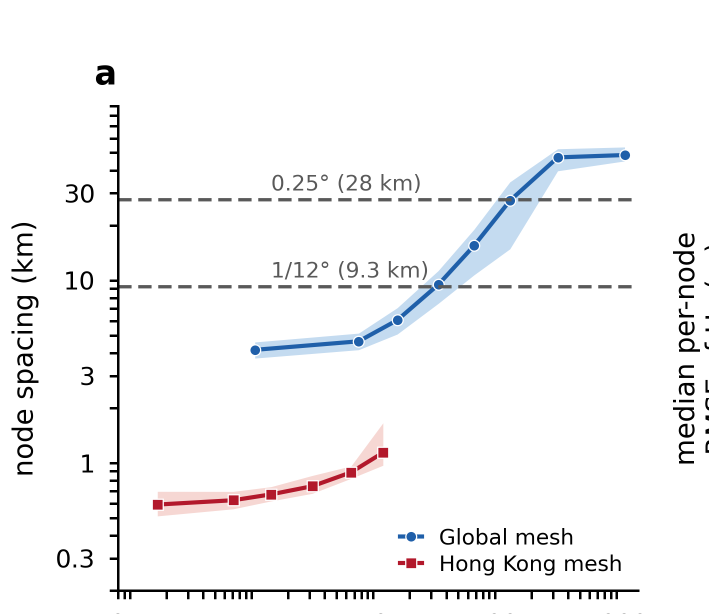
#> input picture reference/ed2a.png, 1417 x 1228 px (shown at 1/2 size); its folder holds only this picture in this run
$ python verify.py
#> lines starting #> are read from the running program, lines starting #| are printed output that depends on the picture
#> in compare, ref is the input picture: PIL image 1417x1228 RGB; mean R, G, B 245.9, 246, 246.8
#> in compare, `diff = np.abs(a - b)`: diff: shape (1228, 1417, 3) float32; every value is 0
#!/usr/bin/env python
"""Compare reproduced panels against the reference panels shipped in
``reference/`` and write a JSON/Markdown report.

The reference panels are crops of the paper figures, produced with the same
millimetre boxes as the reproduced outputs, so a correct reproduction is
pixel-close (tiny antialiasing differences may remain). Stochastic re-inference
is expected to differ; use ``reproduce.py verify`` on render-tier outputs.

    python verify.py --reproduced reproduced --reference reference
"""
from __future__ import annotations

import argparse
import json
import sys
from pathlib import Path

import numpy as np
from PIL import Image
from scipy.ndimage import uniform_filter


def ssim_gray(a: np.ndarray, b: np.ndarray) -> float:
    x = a.mean(axis=2).astype(np.float64)
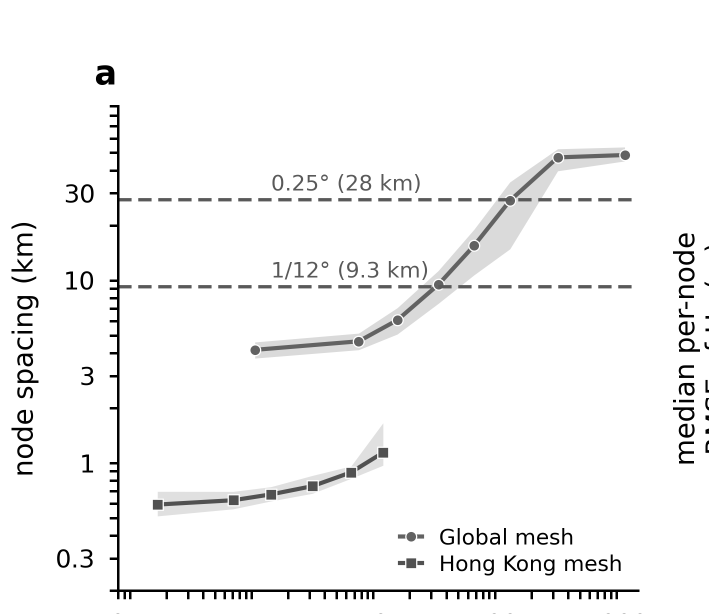
#> x: shape (1228, 1417) float64 (shown at 1/2 size); min 0, max 255, mean 246.2
    y = b.mean(axis=2).astype(np.float64)
    c1, c2 = (0.01 * 255) ** 2, (0.03 * 255) ** 2
    mu_x = uniform_filter(x, 7)
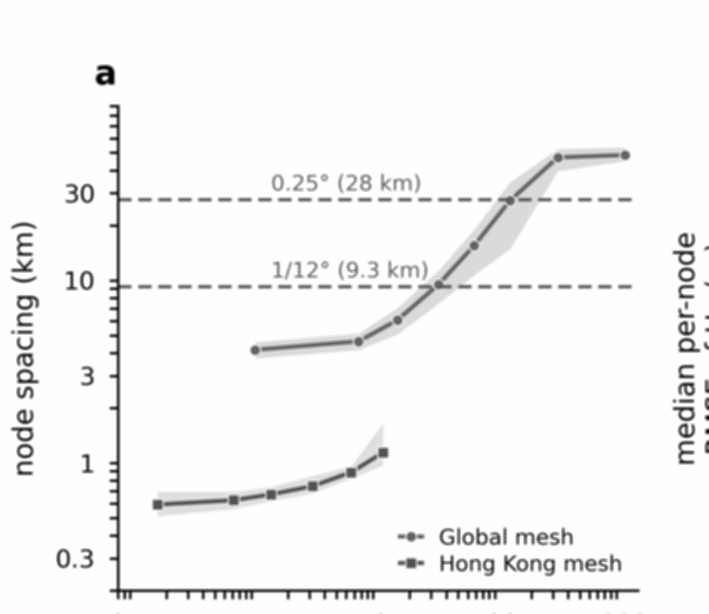
#> mu_x: shape (1228, 1417) float64 (shown at 1/2 size); min -5.95e-14, max 255, mean 246.2; drawn with min black and max white
    mu_y = uniform_filter(y, 7)
    sx = uniform_filter(x * x, 7) - mu_x ** 2
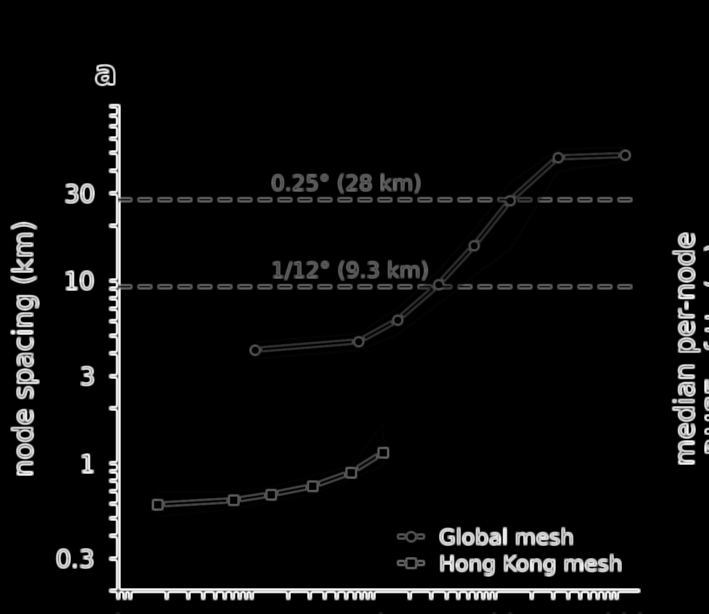
#> sx: shape (1228, 1417) float64 (shown at 1/2 size); min -2.91e-10, max 16249.5, mean 676.9; drawn with min black and max white
    sy = uniform_filter(y * y, 7) - mu_y ** 2
    sxy = uniform_filter(x * y, 7) - mu_x * mu_y
    num = (2 * mu_x * mu_y + c1) * (2 * sxy + c2)
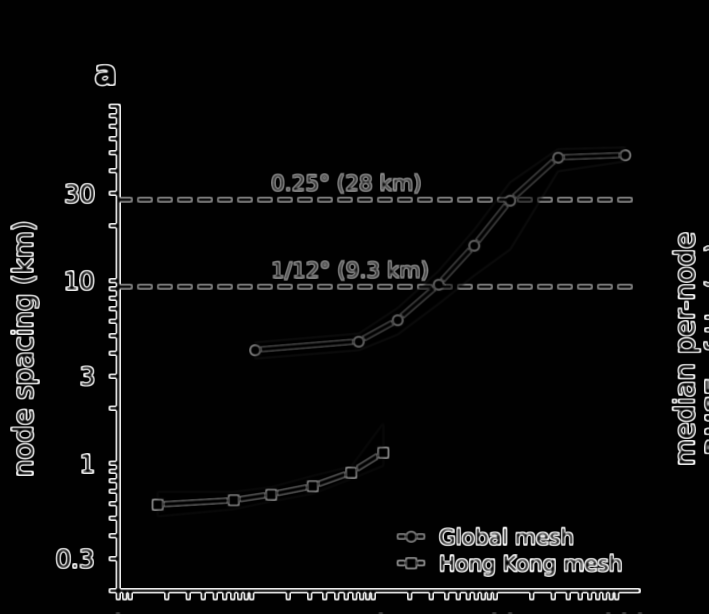
#> num: shape (1228, 1417) float64 (shown at 1/2 size); min 380.5, max 1.79e+09, mean 71844617.1; drawn with min black and max white
    den = (mu_x ** 2 + mu_y ** 2 + c1) * (sx + sy + c2)
    return float(np.mean(num / den))


def compare(ref_path: Path, out_path: Path):
    ref = Image.open(ref_path).convert("RGB")
    out = Image.open(out_path).convert("RGB")
    resized = False
    if ref.size != out.size:
        ref = ref.resize(out.size, Image.LANCZOS)
        resized = True
    a = np.asarray(ref, dtype=np.float32)
    b = np.asarray(out, dtype=np.float32)
    diff = np.abs(a - b)
    return {
        "reference": str(ref_path),
        "output": str(out_path),
        "shape": list(out.size),
        "reference_resized": resized,
        "mean_abs": float(diff.mean()),
        "p99_abs": float(np.percentile(diff, 99)),
        "max_abs": float(diff.max()),
        "frac_gt8": float((diff > 8.0).mean()),
        "ssim": ssim_gray(a, b),
    }


def main(argv=None):
    ap = argparse.ArgumentParser(description=__doc__,
                                 formatter_class=argparse.RawDescriptionHelpFormatter)
    ap.add_argument("--reproduced", default="reproduced")
    ap.add_argument("--reference", default="reference")
    ap.add_argument("--json-out", default="reproduced/verification_report.json")
    ap.add_argument("--mean-tol", type=float, default=1.0,
                    help="max mean absolute difference (0-255 scale)")
    ap.add_argument("--frac-tol", type=float, default=0.001,
                    help="max fraction of pixels differing by more than 8/255")
    args = ap.parse_args(argv)

    repro = Path(args.reproduced)
    refdir = Path(args.reference)
    refs = sorted(refdir.glob("*.png"))
    if not refs:
        raise SystemExit(f"no reference PNGs in {refdir}")
    report, failures = [], []
    print(f"{'panel':10s} {'mean':>6s} {'p99':>6s} {'max':>6s} "
          f"{'>8px':>7s} {'SSIM':>7s}  status")
    for ref in refs:
        out = repro / ref.name
        if not out.exists():
            report.append({"panel": ref.stem, "status": "missing"})
            failures.append(ref.stem)
            print(f"{ref.stem:10s} {'-':>6s} {'-':>6s} {'-':>6s} {'-':>7s} "
                  f"{'-':>7s}  MISSING")
            continue
        r = compare(ref, out)
#> r = 9 items
        ok = (r["mean_abs"] <= args.mean_tol and r["frac_gt8"] <= args.frac_tol)
#> ok = True
        r.update({"panel": ref.stem, "status": "pass" if ok else "fail"})
        report.append(r)
        if not ok:
            failures.append(ref.stem)
        print(f"{ref.stem:10s} {r['mean_abs']:6.2f} {r['p99_abs']:6.2f} "
              f"{r['max_abs']:6.1f} {100 * r['frac_gt8']:6.2f}% {r['ssim']:7.4f}"
              f"  {'pass' if ok else 'FAIL'}")
#| ed2a         0.00   0.00    0.0   0.00%  1.0000  pass
    payload = {
        "mean_tolerance": args.mean_tol,
        "frac_tolerance": args.frac_tol,
        "panels": report,
        "failures": failures,
        "result": "PASS" if not failures else "FAIL",
    }
    out = Path(args.json_out)
    out.parent.mkdir(parents=True, exist_ok=True)
    out.write_text(json.dumps(payload, indent=2))
    print(f"\nreport: {out}")
    print("RESULT:", payload["result"])
#| RESULT: PASS
    return 0 if not failures else 1


if __name__ == "__main__":
    sys.exit(main())
#> (the program exits here)

$ run again, on reference/ed2b.png
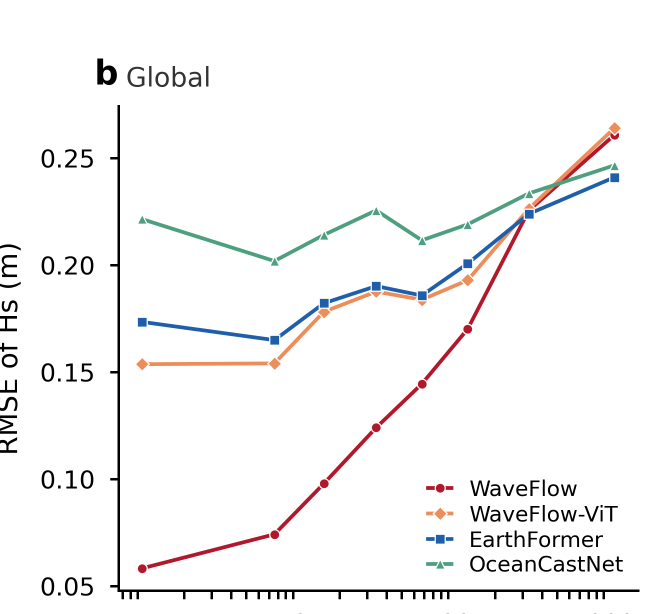
#> input picture reference/ed2b.png, 1323 x 1228 px (shown at 1/2 size)
#> in compare, ref is the input picture: PIL image 1323x1228 RGB; mean R, G, B 246.7, 245.9, 246
#> diff: shape (1228, 1323, 3) float32; every value is 0
#> in ssim_gray, `mu_x = uniform_filter(x, 7)`:
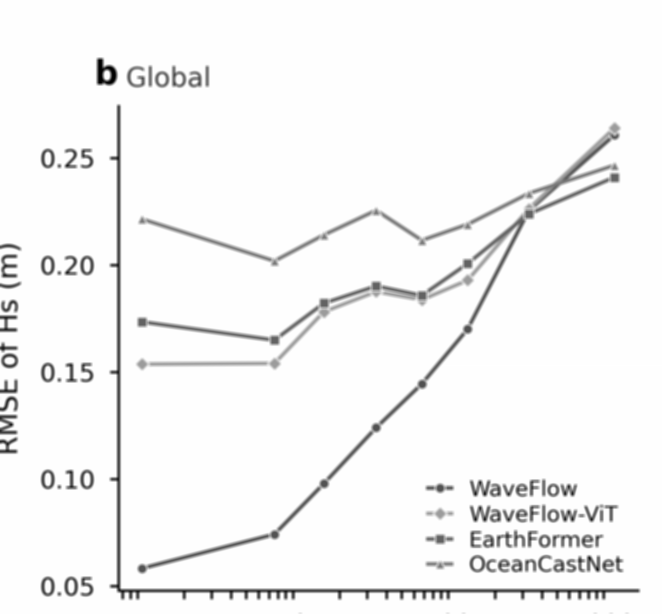
#> mu_x: shape (1228, 1323) float64 (shown at 1/2 size); min -7.45e-14, max 255, mean 246.2; drawn with min black and max white
#> in ssim_gray, `num = (2 * mu_x * mu_y + c1) * (2 * sxy + c2)`:
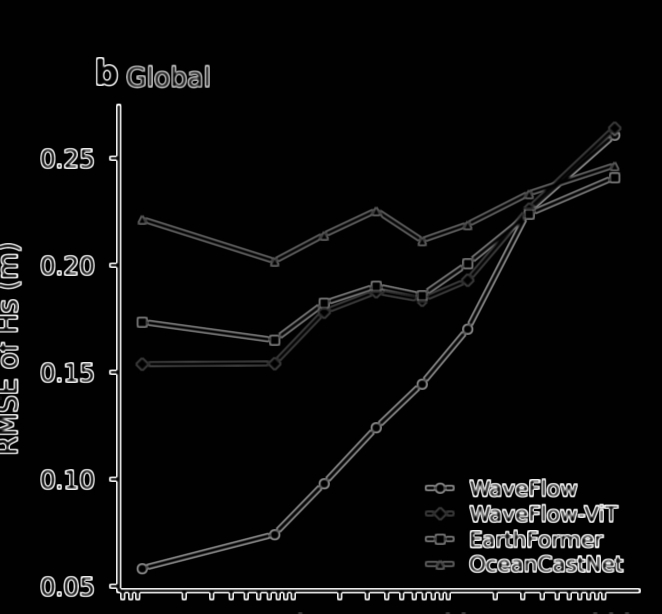
#> num: shape (1228, 1323) float64 (shown at 1/2 size); min 380.5, max 1.79e+09, mean 76305543.4; drawn with min black and max white
#> r = 9 items
#> ok = True
#| ed2b         0.00   0.00    0.0   0.00%  1.0000  pass
#| RESULT: PASS
